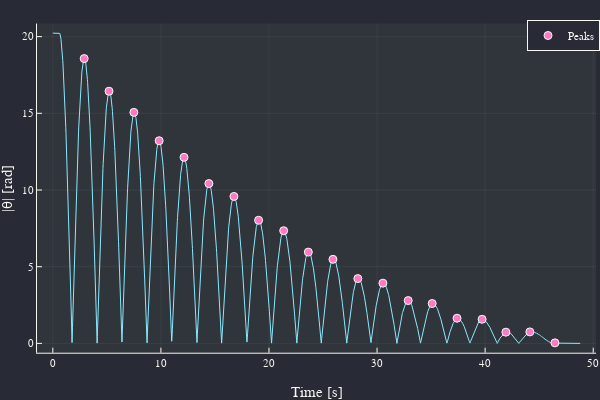

Here is the notebook cell this chart was saved with:
### Markdown cell above
#### Data 4

### Code cell
data4[!,2] = abs.(data4[!,2])
peaks = findmaxima(data4[!,2])
peaks = peaks[1][data4[peaks[1],2] .< 20]
plot(data4[!,1], abs.(data4[!,2]),
	xlabel = "Time [s]",
	ylab = "|θ| [rad]",
	labels = :none)
scatter!(data4[peaks,1],data4[peaks,2],
labels = "Peaks")

### Figure 1 — Plotly figure (JSON) as saved in the notebook; plotly's stock layout.template omitted (floating-point values rounded to 4 significant figures; data arrays with more than 128 entries replaced by an {"elided": "..."} marker saying what was removed)
{"data": [{"colorbar": {"title": ""}, "legendgroup": "", "line": {"color": "rgba(139, 233, 253, 1.000)", "dash": "solid", "shape": "linear", "width": 1}, "mode": "lines", "name": "", "showlegend": false, "type": "scatter", "x": {"elided": "2441 float values"}, "xaxis": "x", "y": {"elided": "2441 float values"}, "yaxis": "y", "zmax": null, "zmin": null}, {"colorbar": {"title": ""}, "legendgroup": "Peaks", "marker": {"color": "rgba(255, 121, 198, 1.000)", "line": {"color": "rgba(248, 248, 242, 1.000)", "width": 1}, "size": 8, "symbol": "circle"}, "mode": "markers", "name": "Peaks", "showlegend": true, "type": "scatter", "x": [2.9, 5.2, 7.5, 9.84, 12.14, 14.44, 16.76, 19.04, 21.36, 23.64, 25.92, 28.22, 30.54, 32.88, 35.1, 37.4, 39.72, 41.92, 44.14, 46.46], "xaxis": "x", "y": [18.57, 16.44, 15.06, 13.21, 12.13, 10.42, 9.582, 8.029, 7.348, 5.952, 5.48, 4.224, 3.927, 2.793, 2.601, 1.641, 1.571, 0.733, 0.7505, 0.03491], "yaxis": "y", "zmax": null, "zmin": null}], "layout": {"annotations": [], "height": 400, "legend": {"bgcolor": "rgba(40, 42, 54, 1.000)", "bordercolor": "rgba(248, 248, 242, 1.000)", "borderwidth": 1, "font": {"color": "rgba(248, 248, 242, 1.000)", "family": "sans-serif", "size": 11}, "title": {"font": {"color": "rgba(248, 248, 242, 1.000)", "family": "sans-serif", "size": 15}, "text": ""}, "tracegroupgap": 0, "traceorder": "normal", "x": 1, "xanchor": "auto", "y": 1, "yanchor": "auto"}, "margin": {"b": 20, "l": 0, "r": 0, "t": 20}, "paper_bgcolor": "rgba(40, 42, 54, 1.000)", "plot_bgcolor": "rgba(48, 52, 59, 1.000)", "showlegend": true, "width": 600, "xaxis": {"anchor": "y", "domain": [0.06165, 0.9934], "gridcolor": "rgba(248, 248, 242, 0.100)", "gridwidth": 0.5, "linecolor": "rgba(248, 248, 242, 1.000)", "mirror": false, "range": [-1.464, 50.26], "showgrid": true, "showline": true, "showticklabels": true, "tickangle": 0, "tickcolor": "rgb(248, 248, 242)", "tickfont": {"color": "rgba(248, 248, 242, 1.000)", "family": "sans-serif", "size": 11}, "tickmode": "array", "ticks": "inside", "ticktext": ["0", "10", "20", "30", "40", "50"], "tickvals": [0, 10, 20, 30, 40, 50], "title": "Time [s]", "titlefont": {"color": "rgba(248, 248, 242, 1.000)", "family": "sans-serif", "size": 15}, "type": "-", "visible": true, "zeroline": false, "zerolinecolor": "rgba(248, 248, 242, 1.000)"}, "yaxis": {"anchor": "x", "domain": [0.07581, 0.9902], "gridcolor": "rgba(248, 248, 242, 0.100)", "gridwidth": 0.5, "linecolor": "rgba(248, 248, 242, 1.000)", "mirror": false, "range": [-0.6074, 20.85], "showgrid": true, "showline": true, "showticklabels": true, "tickangle": 0, "tickcolor": "rgb(248, 248, 242)", "tickfont": {"color": "rgba(248, 248, 242, 1.000)", "family": "sans-serif", "size": 11}, "tickmode": "array", "ticks": "inside", "ticktext": ["0", "5", "10", "15", "20"], "tickvals": [0, 5, 10, 15, 20], "title": "|θ| [rad]", "titlefont": {"color": "rgba(248, 248, 242, 1.000)", "family": "sans-serif", "size": 15}, "type": "-", "visible": true, "zeroline": false, "zerolinecolor": "rgba(248, 248, 242, 1.000)"}}}
